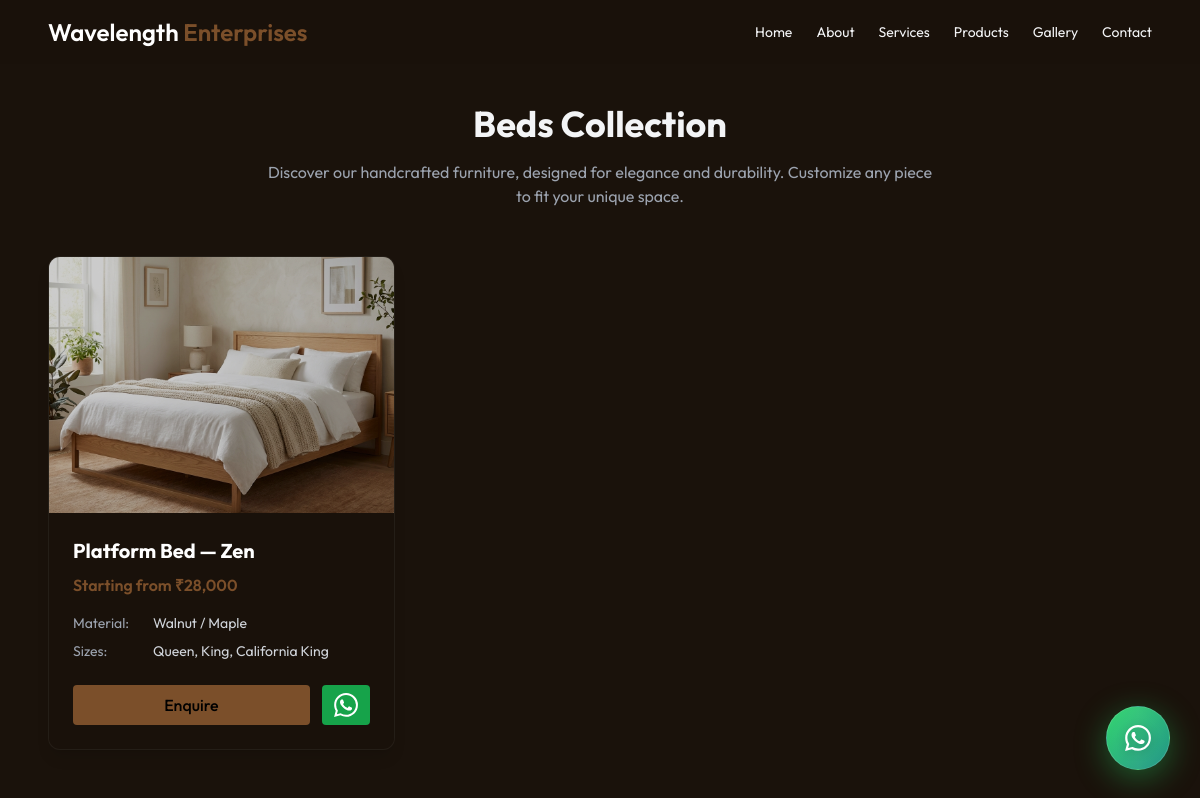
/products.php?category=beds, run on the app's committed database.
### tables this page shows
CREATE TABLE `products` (
  `id` int(11) NOT NULL,
  `name` varchar(255) NOT NULL,
  `category` varchar(100) NOT NULL,
  `price_start` varchar(50) DEFAULT NULL,
  `material` varchar(255) DEFAULT NULL,
  `sizes` varchar(255) DEFAULT NULL,
  `image_path` varchar(255) DEFAULT NULL,
  `created_at` timestamp NOT NULL DEFAULT current_timestamp()
);

### products.php (the view, shortened to what this page needs)
<!doctype html>
<html lang="en">
<head>
  <link rel="stylesheet" href="frontend/css/tailwind.css">
  <link rel="stylesheet" href="frontend/css/style.css">
  <link rel="stylesheet" href="frontend/css/responsive.css">
  <link rel="stylesheet" href="https://cdnjs.cloudflare.com/ajax/libs/font-awesome/6.5.1/css/all.min.css"
 />
  <link rel="stylesheet" href="frontend/css/dropdown.css">
</head>
<body class="bg-wood-dark text-gray-100 antialiased font-sans">
  <?php require_once 'backend/includes/header.php'; ?>
  <main class="max-w-6xl mx-auto px-4 sm:px-6 py-10">
    <div class="text-center mb-12">
      <h1 class="text-3xl md:text-4xl font-bold mb-4 reveal fade-up">Our Premium Collection</h1>
      <p class="text-muted max-w-2xl mx-auto reveal fade-up delay-100">Discover our handcrafted furniture, designed for
        elegance and durability.
        Customize any piece to fit your unique space.</p>
    </div>
    <div class="grid grid-cols-1 md:grid-cols-2 lg:grid-cols-3 gap-8 stagger-children">
      <?php
      require_once 'backend/config/db_connection.php';
      $category_filter = isset($_GET['category']) ? $conn->real_escape_string($_GET['category']) : '';
      $sql = "SELECT * FROM products";
      if ($category_filter) {
          $sql .= " WHERE category = '$category_filter'";
      }
      $sql .= " ORDER BY created_at DESC";
      $result = $conn->query($sql);
      if ($result->num_rows > 0) {
          while($row = $result->fetch_assoc()) {
              $name = htmlspecialchars($row["name"]);
              $category = htmlspecialchars($row["category"]);
              $price = htmlspecialchars($row["price_start"]);
              $material = htmlspecialchars($row["material"]);
              $sizes = htmlspecialchars($row["sizes"]);
              $image = htmlspecialchars($row["image_path"]);
              $link_name = urlencode($row["name"]);
      ?>
      <article data-category="<?php echo $category; ?>"
        class="bg-wood-dark/40 rounded-xl overflow-hidden shadow-lg border border-white/5 hover:border-wood/30 transition-all duration-300 hover:-translate-y-1 group pb-product-item hover-card-zoom">
        <div class="relative h-64 overflow-hidden">
          <img src="<?php echo $image; ?>" alt="<?php echo $name; ?>"
            class="w-full h-full object-cover transition-transform duration-500 group-hover:scale-110">
          <div class="absolute inset-0 bg-black/20 group-hover:bg-transparent transition-colors"></div>
        </div>
        <div class="p-6">
          <h2 class="text-xl font-bold text-white mb-2"><?php echo $name; ?></h2>
          <p class="text-wood font-semibold mb-4">Starting from ₹<?php echo $price; ?></p>
          <div class="space-y-2 text-sm text-gray-300 mb-6">
            <div class="flex items-start"><span class="w-20 text-muted">Material:</span> <span><?php echo $material; ?></span></div>
            <div class="flex items-start"><span class="w-20 text-muted">Sizes:</span> <span><?php echo $sizes; ?></span></div>
          </div>
          <div class="flex gap-3 mt-auto">
            <a href="contact?product=<?php echo $link_name; ?>"
              class="flex-1 text-center bg-wood text-black font-medium py-2 rounded hover:bg-white transition-colors hover-lift">Enquire</a>
            <a href="https://wa.me/9373154925?text=Hi, I'm interested in the <?php echo $link_name; ?>" target="_blank"
              class="flex-none w-12 flex items-center justify-center bg-green-600 text-white rounded hover:bg-green-500 transition-colors hover-lift"
              title="Chat on WhatsApp">
            </a>
          </div>
        </div>
      </article>
      <?php
          }
      } else {
          echo '<div id="no-results" class="bg-wood-dark/40 rounded-xl p-8 text-center text-gray-400 col-span-full">No products found.</div>';
      }
      ?>
    </div>
  </main>
  <a href="https://wa.me/919373154925?text=Hi%20Wavelength%20Enterprises" class="whatsapp-premium-btn">
  </a>
</body>
</html>

### frontend/css/style.css (style rules this page uses)
:root { --wood: #7b4f2a; --wood-dark: #3e2a1b; --ease-custom: cubic-bezier(0.16, 1, 0.3, 1); --ease-elastic: cubic-bezier(0.34, 1.56, 0.64, 1); --base-delay: 100ms; }
.reveal { opacity: 0; transform: translateY(40px); transition: opacity 0.8s var(--ease-custom), transform 0.8s var(--ease-custom); will-change: opacity, transform; }
.reveal.active { opacity: 1; transform: translateY(0); }
.stagger-children>* { opacity: 0; }
.stagger-children.active>* { animation: fadeInUpStagger 0.6s var(--ease-custom) forwards; }
.stagger-children>*:nth-child(1) { animation-delay: 100ms; }
.hover-lift { transition: transform 0.3s var(--ease-custom), box-shadow 0.3s var(--ease-custom); }
.hover-card-zoom { overflow: hidden; }
.hover-card-zoom img { transition: transform 0.7s var(--ease-custom); }
body { font-family: Inter, ui-sans-serif, system-ui, -apple-system, "Segoe UI", Roboto, "Helvetica Neue", Arial }
.text-muted { color: rgba(156, 163, 175, 1) }
.reveal { opacity: 0; transform: translateY(30px); transition: all 0.8s ease-out; }
.delay-100 { animation-delay: 100ms; }

### products.php (style rules this page uses)
.whatsapp-premium-btn { position: fixed; bottom: 30px; right: 30px; background: linear-gradient(135deg, #25D366 0%, #128C7E 100%); color: white; padding: 18px; border-radius: 50%; text-decoration: none; z-index: 999; display: flex; align-items: center; justify-content: center; box-shadow: 0 8px 32px rgba(37, 211, 102, 0.4), 0 0 0 0 rgba(37, 211, 102, 0.7); backdrop-filter: blur(10px); border: 1px solid rgba(255, 255, 255, 0.2); transition: all 0.4s cubic-bezier(0.4, 0, 0.2, 1); overflow: hidden; animation: pulse-glow 2s ease-in-out infinite; width: 64px; height: 64px; }
.whatsapp-premium-btn::before { content: ''; position: absolute; top: -50%; left: -50%; width: 200%; height: 200%; background: linear-gradient(45deg, transparent, rgba(255, 255, 255, 0.1), transparent); transform: rotate(45deg); animation: shine 3s linear infinite; }
.whatsapp-icon { width: 32px; height: 32px; filter: drop-shadow(0 2px 4px rgba(0, 0, 0, 0.2)); animation: bounce-subtle 2s ease-in-out infinite; }
.whatsapp-premium-btn::after { content: ''; position: absolute; top: 50%; left: 50%; width: 0; height: 0; border-radius: 50%; background: rgba(255, 255, 255, 0.5); transform: translate(-50%, -50%); transition: width 0.6s, height 0.6s; }

### data on the page
products: image_path (picture), name "Platform Bed — Zen", price_start "28,000", material "Walnut / Maple", sizes "Queen, King, California King"
